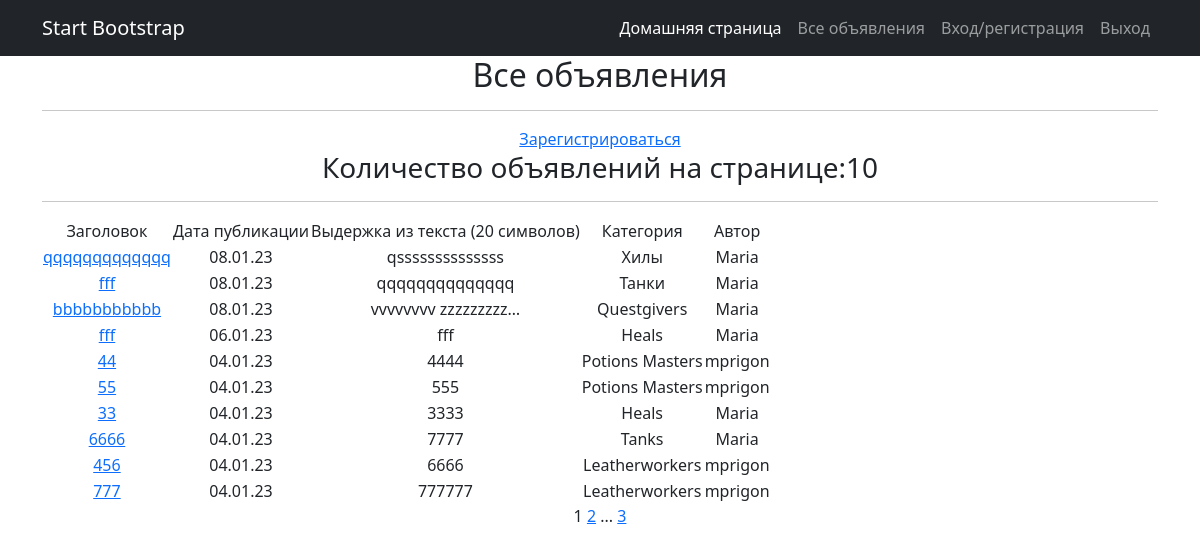
Page /news/ on the committed database.
### news/models.py (models this page shows, shortened)
class Post(models.Model):
    TYPE_CHOICES = [
        ('Танки', 'Танки'),
        ('Хилы', 'Хилы'),
        ('DD', 'ДД'),
        ('Merchants', 'Торговцы'),
        ('Guildmasters', 'Гилдмастеры'),
        ('Questgivers', 'Квестгиверы'),
        ('Blacksmiths', 'Кузнецы'),
        ('Leatherworkers', 'Кожевники'),
        ('Potions Masters', 'Зельевары'),
        ('Spellmasters', 'Мастера заклинаний'),
    ]
    author = models.ForeignKey(Author, on_delete=models.CASCADE)
    dateCreation = models.DateTimeField(auto_now_add=True)
    category_news = models.CharField(max_length=64, choices=TYPE_CHOICES, default='Tanks')
    title = models.CharField(max_length=128, validators=[validate_not_empty])
    text = models.TextField(validators=[validate_not_empty])
    time = models.DateTimeField(auto_now_add=True)
    upload = models.FileField(upload_to='uploads/', blank=True)

class Author(models.Model):
    authorUser = models.OneToOneField(User, on_delete=models.CASCADE)
    def __str__(self):
        return self.authorUser.username

### news/views.py (the view)
# urls.py: path('news/', PostList.as_view(), name='news_list'),
class PostList(ListView):
    model = Post
    ordering = '-time'
    template_name = 'news_all.html'
    context_object_name = 'news'
    paginate_by = 10

### news/templatetags/custom_tags.py (called while the page is built)
@register.simple_tag(takes_context=True)
def url_replace(context, **kwargs):
    d = context['request'].GET.copy()
    for k, v in kwargs.items():
        d[k] = v
    return d.urlencode()

### templates/news_all.html (shortened to what this page needs)
{% extends 'flatpages/default.html' %}
{% load custom_tags %}
{% block content %}
    <h2>Все объявления</h2>
    <hr>
    {% if perms.news.add_post and user.code.user_status %}
        <a href="{% url 'news_create' %}">Добавить объявление</a>
    {% else %}
        {% if perms.news.add_post and not user.code.user_status %}
            <a href="{% url 'confirm' pk=user.code.id %}">Подтвердить регистрацию кодом</a>
        {% else %}
            <a href='/accounts/login'>Зарегистрироваться</a>
        {% endif %}
    {% endif %}
    {% if news %}
        <h3>Количество объявлений на странице:{{ news|length }}</h3>
        <hr>
        <table>
            <tr>
                <td>Заголовок</td>
                <td>Дата публикации</td>
                <td>Выдержка из текста (20 символов)</td>
                <td>Категория</td>
                <td>Автор</td>
            </tr>
            {% for i_news in news %}
            <tr>
                <td><a href="{% url 'news_id' pk=i_news.id %}">{{ i_news.title }} </a></td>
                <td>{{ i_news.time|date:'d.m.y' }}</td>
                <td>{{ i_news.text|truncatechars:20 }}</td>
                <td>{{ i_news.category_news }}</td>
                <td>{{ i_news.author }}</td>
                <td>
               </td>
            </tr>
            {% endfor %}
        </table>
    {% else %}
        <h2>Объявлений нет!</h2>
    {% endif %}
   {{ page_obj.number }}
   {% if page_obj.has_next %}
       <a href="?{% url_replace page=page_obj.next_page_number %}">{{ page_obj.next_page_number }}</a>
       {% if paginator.num_pages != page_obj.next_page_number %}
           ...
           <a href="?{% url_replace page=page_obj.paginator.num_pages %}">{{ page_obj.paginator.num_pages }}</a>
       {% endif %}
   {% endif %}
{% endblock content %}

### templates/flatpages/default.html (shortened to what this page needs)
<!DOCTYPE html>
<html lang="en-us">
    <head>
        {% load static %}
        <link href="{% static 'css/styles.css' %}" rel="stylesheet" />
    </head>
    <body>
        {% block nav %}
        <nav class="navbar navbar-expand-lg navbar-dark bg-dark">
            <div class="container">
                <a class="navbar-brand" href="#">Start Bootstrap</a>
                <div class="collapse navbar-collapse" id="navbarSupportedContent">
                    <ul class="navbar-nav ms-auto mb-2 mb-lg-0">
                        <li class="nav-item"><a class="nav-link active" aria-current="page" href="{% url 'home_page' %}">Домашняя страница</a></li>
                        <li class="nav-item"><a class="nav-link" href="{% url 'news_list' %}">Все объявления</a></li>
                        <li class="nav-item"><a class="nav-link" href="/accounts/login">Вход/регистрация</a></li>
                        <li class="nav-item"><a class="nav-link" href="/accounts/logout">Выход</a></li>
                    </ul>
                </div>
            </div>
        </nav>
        {% endblock nav %}
        <div class="container">
            <div class="row">
                <div class="col-lg-12 text-center">
                   {% block content %}{% endblock content %}
                </div>
            </div>
        </div>
    </body>
</html>

### rows in the picture
Post: title "qqqqqqqqqqqqq", time "08.01.23", text "qssssssssssssss", category_news "Хилы", author "Maria"
Post: title "fff", time "08.01.23", text "qqqqqqqqqqqqqq", category_news "Танки", author "Maria"
Post: title "bbbbbbbbbbb", time "08.01.23", text "vvvvvvvv zzzzzzzzz…", category_news "Questgivers", author "Maria"
Post: title "fff", time "06.01.23", text "fff", category_news "Heals", author "Maria"
Post: title "44", time "04.01.23", text "4444", category_news "Potions Masters", author "mprigon"
Post: title "55", time "04.01.23", text "555", category_news "Potions Masters", author "mprigon"
Post: title "33", time "04.01.23", text "3333", category_news "Heals", author "Maria"
Post: title "6666", time "04.01.23", text "7777", category_news "Tanks", author "Maria"
Post: title "456", time "04.01.23", text "6666", category_news "Leatherworkers", author "mprigon"
Post: title "777", time "04.01.23", text "777777", category_news "Leatherworkers", author "mprigon"

### other values in the picture
{{ news|length }} "10"
{{ page_obj.number }} "1"
{{ page_obj.next_page_number }} "2"
{{ page_obj.paginator.num_pages }} "3"
